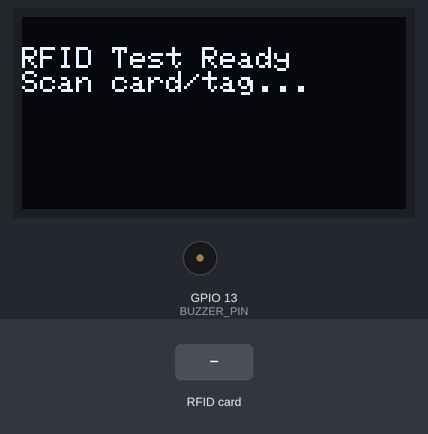
The sketch below on a simulated ESP32. Parts: 128×64 one-colour display, buzzer (waves = sounding). The inputs (shaded band) are chosen by the test bench. What the sketch prints to the serial monitor is not drawn.

Above: at 1.9 s.
2.0 s: RFID card 5E 7A 19 C4 held to the reader
At 2.11 s:
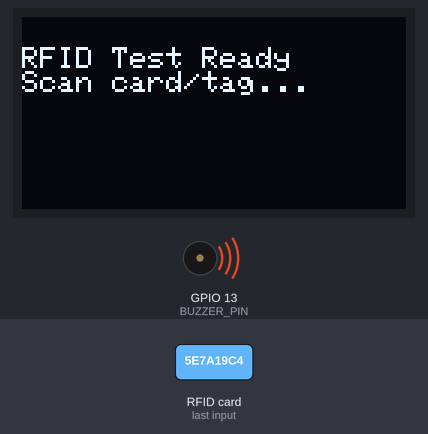
At 3.3 s:
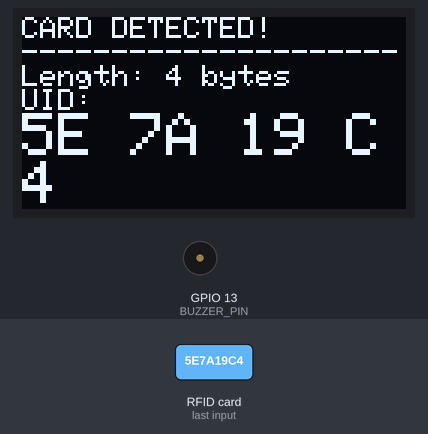
Timing chart, 0 to 5.0 s (numbered marks = the images above; inputs shaded):
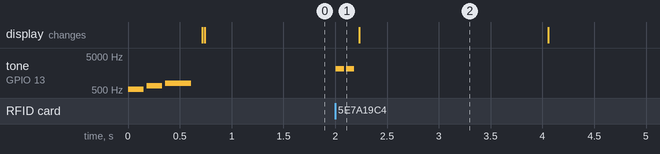

The sketch:

RfidTest.ino
```cpp
#include <Wire.h>
#include <Adafruit_GFX.h>
#include <Adafruit_SSD1306.h>
#include <Adafruit_PN532.h>

#define SCREEN_WIDTH 128
#define SCREEN_HEIGHT 64
#define OLED_RESET    -1

// 내장 OLED 및 I2C 공유 핀 설정
#define OLED_SDA 14 // D5 (GPIO 14)
#define OLED_SCL 12 // D6 (GPIO 12)

// PN532 I2C 더미 핀 설정 (물리적으로 연결하지 않아도 됨)
#define PN532_IRQ   5  // D1 (GPIO 5) - 더미
#define PN532_RESET 4  // D2 (GPIO 4) - 더미

// 부저 핀 설정 (D7 - GPIO 13)
#define BUZZER_PIN  13 // D7 (GPIO 13)

Adafruit_SSD1306 display(SCREEN_WIDTH, SCREEN_HEIGHT, &Wire, OLED_RESET);
Adafruit_PN532 nfc(PN532_IRQ, PN532_RESET);

// 부팅 시 재생되는 멜로디 (도-미-솔 상승음)
void playBootSound() {
  tone(BUZZER_PIN, 523, 150); // C5 (523Hz)
  delay(180);
  tone(BUZZER_PIN, 659, 150); // E5 (659Hz)
  delay(180);
  tone(BUZZER_PIN, 784, 250); // G5 (784Hz)
  delay(300);
}

// 카드 스캔 성공 시 재생되는 멜로디 (삐빅- 경쾌한 이중음)
void playScanSound() {
  tone(BUZZER_PIN, 2093, 80); // C7 (2093Hz)
  delay(100);
  tone(BUZZER_PIN, 2093, 80); // C7 (2093Hz)
  delay(100);
}

void setup() {
  Serial.begin(115200);
  while (!Serial) delay(10); // 시리얼 모니터 대기

  Serial.println(F("\n--- PN532 RFID/NFC I2C Test ---"));

  // 부저 핀 설정 및 부팅음 출력
  pinMode(BUZZER_PIN, OUTPUT);
  playBootSound();

  // D5, D6 핀으로 I2C 버스 시작
  Wire.begin(OLED_SDA, OLED_SCL);

  // OLED 디스플레이 초기화
  if(!display.begin(SSD1306_SWITCHCAPVCC, 0x3C)) {
    Serial.println(F("SSD1306 OLED 초기화 실패"));
    for(;;);
  }

  display.clearDisplay();
  display.setTextSize(1);
  display.setTextColor(SSD1306_WHITE);
  display.setCursor(0, 10);
  display.println(F("Initializing..."));
  display.display();

  // PN532 RFID 리더기 초기화
  nfc.begin();

  uint32_t versiondata = nfc.getFirmwareVersion();
  if (!versiondata) {
    Serial.println(F("PN532 보드를 찾을 수 없습니다. 배선 및 I2C 스위치 설정을 확인하세요."));
    display.clearDisplay();
    display.setCursor(0, 10);
    display.println(F("Error: PN532 not found"));
    display.println(F("Check DIP Switches"));
    display.println(F("SEL0: ON / SEL1: OFF"));
    display.display();
    for(;;); // 대기
  }

  // 펌웨어 버전 정보 표시
  Serial.print(F("Found chip PN5"));
  Serial.println((versiondata>>24) & 0xFF, HEX);
  Serial.print(F("Firmware ver. "));
  Serial.print((versiondata>>16) & 0xFF, DEC);
  Serial.print(F("."));
  Serial.println((versiondata>>8) & 0xFF, DEC);

  // RFID 카드를 읽기 위한 SAM(Secure Access Module) 환경 설정
  nfc.SAMConfig();

  Serial.println(F("Waiting for an ISO14443A Card/Tag..."));

  display.clearDisplay();
  display.setCursor(0, 10);
  display.println(F("RFID Test Ready"));
  display.println(F("Scan card/tag..."));
  display.display();
}

void loop() {
  uint8_t success;
  uint8_t uid[] = { 0, 0, 0, 0, 0, 0, 0 };  // UID를 저장할 버퍼
  uint8_t uidLength;                        // UID의 길이 (4 또는 7 바이트)

  // ISO14443A 타입의 카드 감지 시도 (타임아웃 500ms 부여하여 대기 상태 방지)
  success = nfc.readPassiveTargetID(PN532_MIFARE_ISO14443A, uid, &uidLength, 500);

  if (success) {
    // 카드 인식 성공 시 부저 알림음 연주
    playScanSound();

    Serial.println(F("\nFound an ISO14443A card"));
    Serial.print(F("  UID Length: ")); Serial.print(uidLength, DEC); Serial.println(F(" bytes"));
    Serial.print(F("  UID Value: "));
    nfc.PrintHex(uid, uidLength);
    Serial.println();

    // OLED 디스플레이 출력
    display.clearDisplay();
    display.setTextSize(1);
    display.setCursor(0, 0);
    display.println(F("CARD DETECTED!"));
    display.println(F("---------------------"));
    display.print(F("Length: "));
    display.print(uidLength);
    display.println(F(" bytes"));
    display.println(F("UID:"));

    // UID를 16진수 문자열로 OLED에 출력
    display.setTextSize(2); // UID는 크게 표시
    for (uint8_t i = 0; i < uidLength; i++) {
      if (uid[i] < 0x10) display.print(F("0"));
      display.print(uid[i], HEX);
      if (i < uidLength - 1) display.print(F(" "));
    }
    display.display();

    // 카드 인식 지연 및 화면 표시 유지용 대기 (성공음 딜레이 감안하여 1.8초)
    delay(1800);

    // 화면 원상 복귀
    display.clearDisplay();
    display.setTextSize(1);
    display.setCursor(0, 10);
    display.println(F("RFID Test Ready"));
    display.println(F("Scan card/tag..."));
    display.display();
  } else {
    // 카드 인식 없을 시 시리얼에 하트비트 형태의 도트 출력 (작동 중임 확인용)
    Serial.print(".");
  }
}
```

Measured:
- after the input at 2.0 s, tone on GPIO 13 (BUZZER_PIN): alternates 2093 Hz for 0.08 s and silent for 0.02 s, 4 changes in all, then stays silent, starting at once
- what the display in image 2 shows lasts 1.9 s, from 2.2 s to 4.1 s
